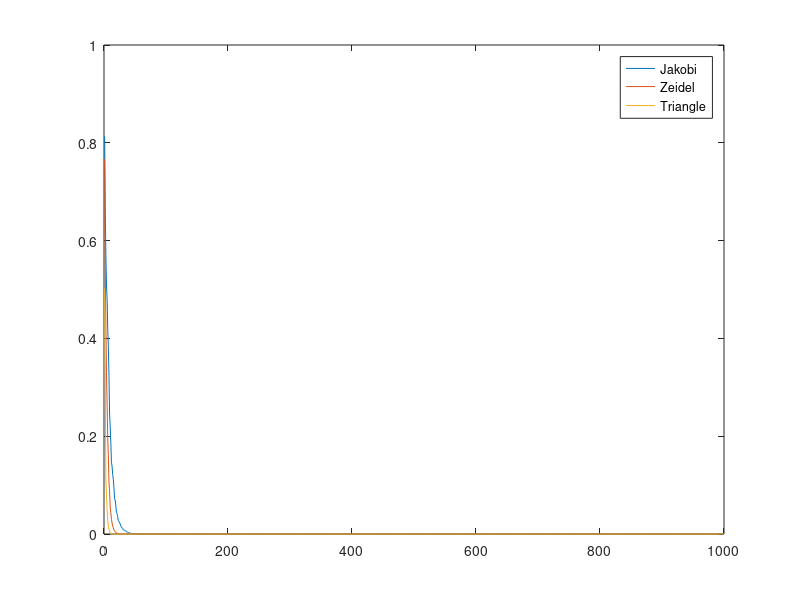

The MATLAB source for this figure:
n = 7;
N = n.^2;
eps = 1.e-5;
A = gallery('poisson', n);
f = rand(N, 1);
numb = 1000;

function [Error] = iteration_method(B, A, f)
  k_numb = 1000;
  D = inv(B) * A;
  g = inv(B) * f;
  x = zeros(length(D), 1);
  r = D * x - g;
  err = norm(r) / norm(g);
  k = 0;
  Error = zeros(k_numb, 1);
  
  while err > eps && k < k_numb
    tau = (r' * r) / ((A * r)' * r);
    x = x - tau * r;
    r = D * x - g;
    err = norm(r) / norm(g);
    k = k + 1;
    Error(k) = err;
  endwhile
  
endfunction
%-----------------------------------
B = diag(diag(A));
jakobi = iteration_method(B, A, f);
%-----------------------------------
B1 = triu(A);
zeidel = iteration_method(B1, A, f);
%-----------------------------------
omega = 0.5;
E = eye(size(A));
R1 = zeros(size(A));
R2 = zeros(size(A));
for k = 1: length(A)
  for m = 1: length(A)
    if k > m
      R1(k,m) = A(k,m);
      R2(k,m) = 0;
    elseif k < m
      R1(k,m) = 0;
      R2(k,m) = A(k,m);
    else
      R1(k,m) = A(k,m)/2;
      R2(k,m) = A(k,m)/2;
    endif
  endfor
endfor
B2 = (E + omega*R1)*(E+ omega*R2);
triangle = iteration_method(B2,A,f);

x = zeros(numb,1);
for i = 1:numb
  x(i) = i;
endfor

plot(x, jakobi, x, zeidel, x, triangle)
legend("Jakobi", "Zeidel", "Triangle")

